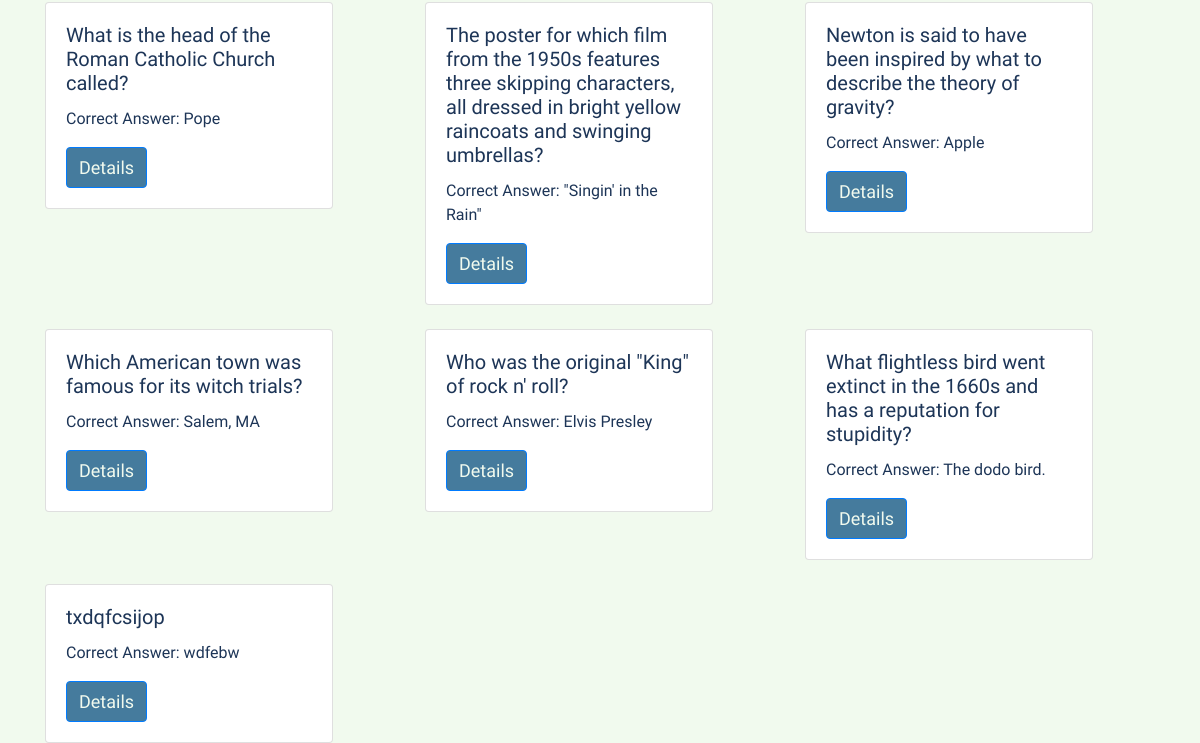
/questions/mine/ (signed in, lower part), run on an earlier commit of the app's database.
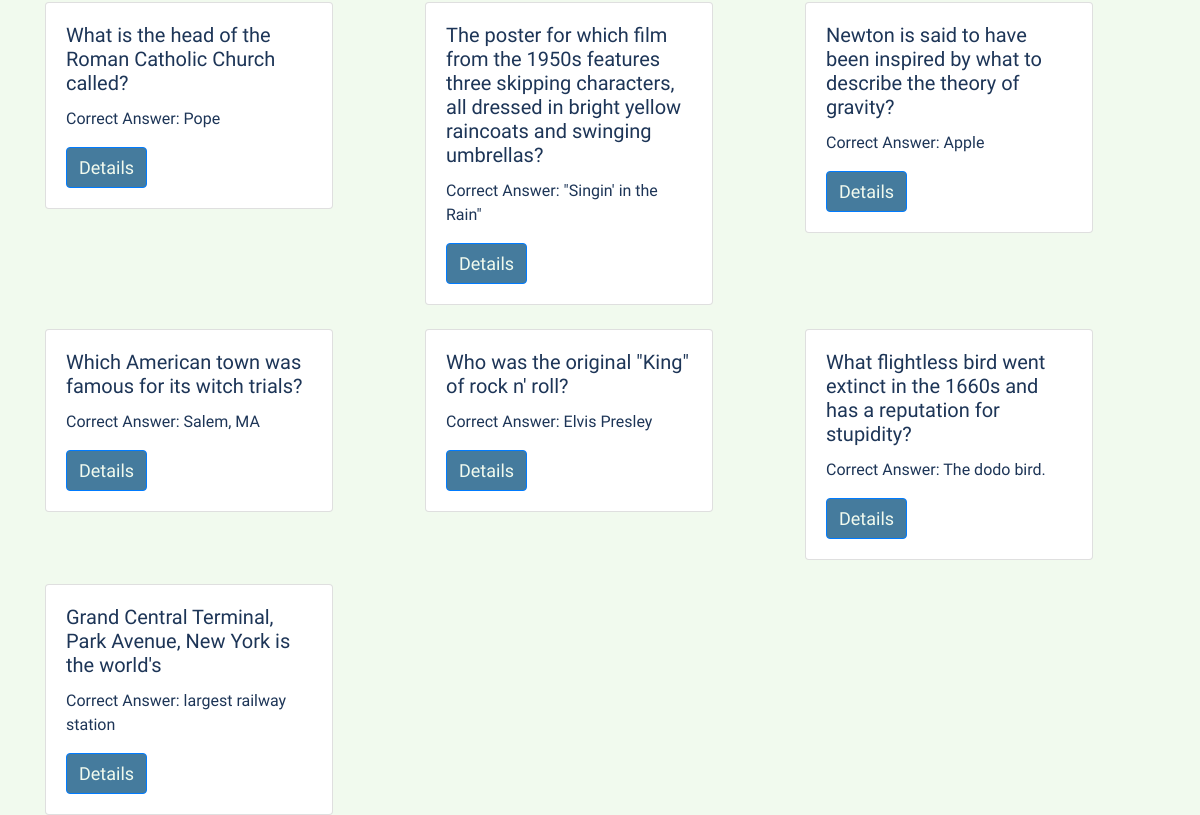
And on a later commit of the database.
### questions/models.py (models this page shows, shortened)
class Questions(models.Model):
    author = models.ForeignKey(ProfileUser, on_delete=models.CASCADE)
    question = models.CharField(max_length=350)
    correct_answer = models.CharField(max_length=150)
    answer1 = models.CharField(max_length=150)
    answer2 = models.CharField(max_length=150)
    answer3 = models.CharField(max_length=150)
    level = models.ForeignKey(Level, on_delete=models.CASCADE, blank=False)
    checked = models.PositiveIntegerField(validators=[MinValueValidator(0), MaxValueValidator(1)], default=0)

### questions/views.py (the view, shortened to what this page needs)
# urls.py: path('mine/', views.UserQuestionsList.as_view(), name='my_questions'),
class UserQuestionsList(LoginRequiredMixin, generic.ListView):
    model = Questions
    template_name = 'questions_list.html'
    context_object_name = 'questions'
    def get_queryset(self):
        if self.request.user.is_superuser:  # if the user is admin show all questions
            try:
                questions = Questions.objects.all() # getting all questions
                return questions
            except:
                return []

### questions/templates/questions_list.html (shortened to what this page needs)
{% extends 'index.html' %}
{% block 'body' %}
<div class="row" style="z-index: 0;">
    {% for q in questions %}
    <div class="col-lg-4">
        <div class="card" style="width: 18rem; margin-top: 2vw">
            <div class="card-body">
                <h5 class="card-title">{{q.question}}</h5>
                <p class="card-text">Correct Answer: {{q.correct_answer}}</p>
                <a href="{% url 'question-detail' q.id %}" class="btn btn-primary submit-btn" style="color: #F1FAEE;">Details</a>
            </div>
        </div>
    </div>
    {% endfor %}
</div>
{% endblock %}

What changed in the data, as far as the page shows it:
removed Questions: question "txdqfcsijop", correct_answer "wdfebw"
added Questions: question "Grand Central Terminal, Park Avenue, New York is the world's", correct_answer "largest railway station"
